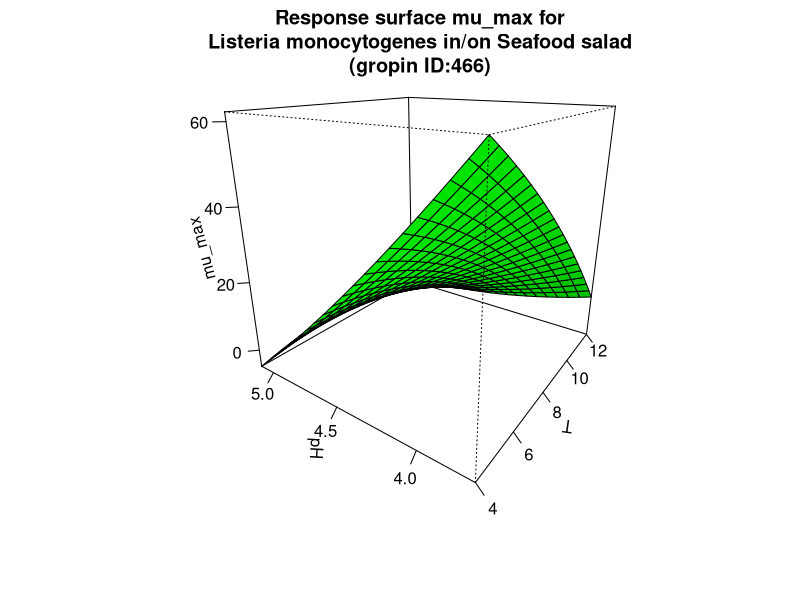

Write R code to recreate this figure.
#############################
# start of Parameter script
#############################
T <- seq(3.996003996004,12.012,length.out=21)
pH <- seq(3.6963036963037,5.1051,length.out=21)
#############################
# end of Parameter script
#############################
############################# 
# start of Model script Gropin ID 466 
#############################
 
# constant coefficients for this model
 
variables <- data.frame(T,pH)
argumentsPar <- expand.grid(variables)
 
# heart of the model
response_surface <- function(T,pH) {
   mumax <-429.59-21.45*T-115.01*pH+4.987*T*pH-0.237*(T^2)+5.38*(pH^2)

return(mumax=mumax)
} 

# output parameters
mumax <- cbind(argumentsPar,response_surface(argumentsPar['T'],argumentsPar['pH']))
colnames(mumax) <- c(colnames(argumentsPar),'mumax')
#############################
# End of Model script
#############################
############################# 
# start of Visualisation script Gropin ID 466 
#############################
persp(T,pH,matrix(unlist(mumax$mumax),nrow=21),col = 'green',xlab='T',ylab='pH',zlab='mu_max',main='Response surface mu_max for
Listeria monocytogenes in/on Seafood salad
(gropin ID:466)',theta=305,phi=20,shade=0.25,ticktype = 'detailed')
#############################
# End of Visualisation script
#############################
